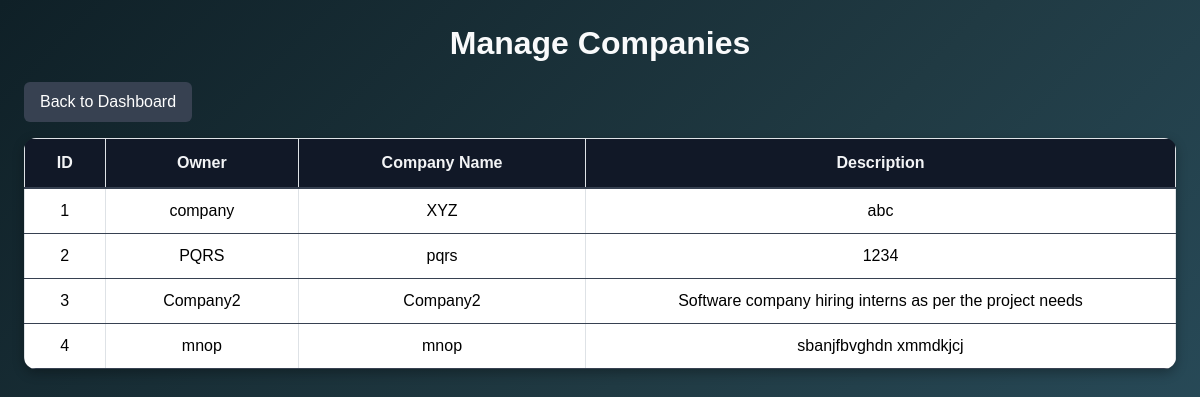
The app's page /php/manage_companies.php (signed in) with its own data.
### tables this page shows
CREATE TABLE `companies` (
  `id` int(11) NOT NULL,
  `user_id` int(11) DEFAULT NULL,
  `company_name` varchar(100) DEFAULT NULL,
  `location` varchar(100) DEFAULT NULL,
  `description` text DEFAULT NULL
);

CREATE TABLE `users` (
  `id` int(11) NOT NULL,
  `full_name` varchar(128) NOT NULL,
  `email` varchar(255) NOT NULL,
  `password` varchar(255) NOT NULL,
  `role` enum('admin','student','company') NOT NULL DEFAULT 'student'
);

### php/manage_companies.php (the view, shortened to what this page needs)
<?php
require_once __DIR__ . '/../database.php';
$result = $conn->query("SELECT c.id, u.full_name AS owner, c.company_name, c.description
                        FROM companies c
                        JOIN users u ON c.user_id = u.id");
?>
<!DOCTYPE html>
<html>
<head>
    <link href="https://cdn.jsdelivr.net/npm/bootstrap@5.3.3/dist/css/bootstrap.min.css" rel="stylesheet">
    <link rel="stylesheet" href="../css/manage_companies.css">
</head>
<body class="p-4">
<h2>Manage Companies</h2>
<a href="admin.php" class="btn btn-secondary mb-3">Back to Dashboard</a>
<table class="table table-bordered">
<tr>
    <th>ID</th>
    <th>Owner</th>
    <th>Company Name</th>
    <th>Description</th>
</tr>
<?php while ($row = $result->fetch_assoc()) { ?>
<tr>
    <td><?= $row['id'] ?></td>
    <td><?= $row['owner'] ?></td>
    <td><?= $row['company_name'] ?></td>
    <td><?= $row['description'] ?></td>
</tr>
<?php } ?>
</table>
</body>
</html>

### CSS/manage_companies.css (style rules this page uses)
body { min-height: 100vh; margin: 0; font-family: Arial, sans-serif; background: linear-gradient(135deg, #0f2027, #203a43, #2c5364); color: #f3f4f6; padding: 20px; }
h2 { text-align: center; margin-bottom: 20px; font-weight: 600; color: #f9fafb; }
.btn-secondary { background: #374151; border: none; padding: 8px 16px; font-weight: 500; transition: background 0.2s ease, transform 0.2s ease; }
.table { background: #1f2937; border-radius: 12px; overflow: hidden; box-shadow: 0 4px 12px rgba(0,0,0,0.3); color: #e5e7eb; }
.table th { background: #111827; color: #f3f4f6; padding: 12px; text-align: center; font-weight: 600; border-bottom: 2px solid #374151; }
.table td { padding: 10px; text-align: center; vertical-align: middle; border-bottom: 1px solid #374151; word-wrap: break-word; max-width: 300px; }

### records on screen
companies: id "1", user.full_name "company", company_name "XYZ", description "abc"
companies: id "2", user.full_name "PQRS", company_name "pqrs", description "1234"
companies: id "3", user.full_name "Company2", company_name "Company2", description "Software company hiring interns as per the project needs"
companies: id "4", user.full_name "mnop", company_name "mnop", description "sbanjfbvghdn xmmdkjcj"
